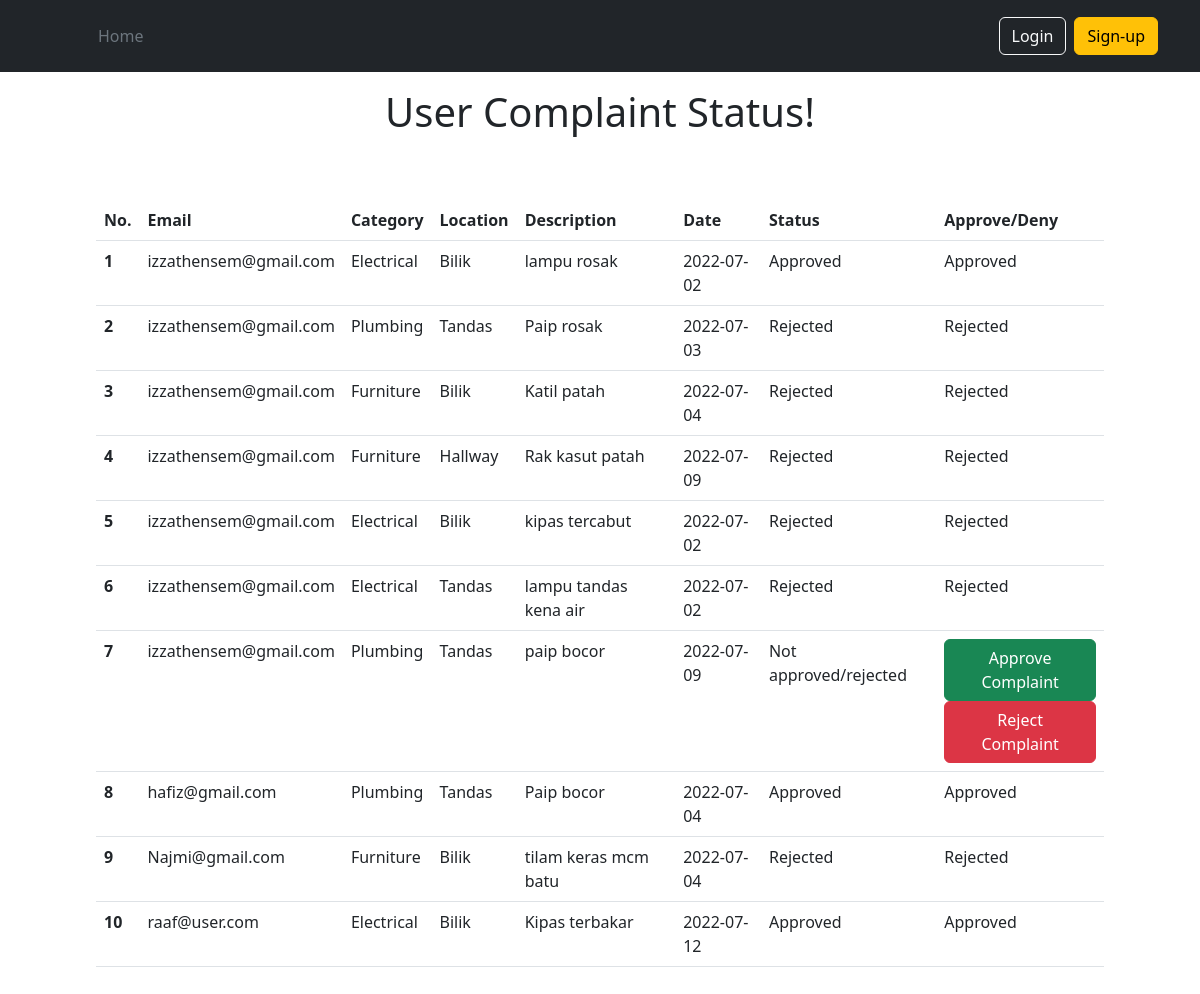
The app's page /officer/viewcomplaint.php with its own data.
### tables this page shows
CREATE TABLE `credentials` (
  `cred_id` int(10) NOT NULL,
  `email` varchar(255) NOT NULL,
  `password` varchar(255) NOT NULL,
  `usertype` int(5) NOT NULL
);

CREATE TABLE `complaints` (
  `comp_id` int(10) NOT NULL,
  `comp_cat` varchar(255) NOT NULL,
  `comp_loct` varchar(255) NOT NULL,
  `comp_desc` varchar(255) NOT NULL,
  `comp_date` date NOT NULL,
  `comp_status` int(10) DEFAULT NULL,
  `user_id` int(10) NOT NULL,
  `officer_id` int(10) DEFAULT NULL
);

### officer/viewcomplaint.php (the view, shortened to what this page needs)
<?php
    include("../inc/conn.php");
?>
<!DOCTYPE HTML>
<html>
    <head>
        <link href="https://cdn.jsdelivr.net/npm/bootstrap@5.2.0-beta1/dist/css/bootstrap.min.css" rel="stylesheet">
    </head>
    <body>
        <?php include "../inc/header.php" ?>
        <h1 class="py-3 text-center">User Complaint Status!</h1>
        <div class = "px-5">
            <div class="container px-5 my-5">
            <table class="table">
            <thead>
                <tr>
                <th scope="col">No.</th>
                <th scope="col">Email</th>
                <th scope="col">Category</th>
                <th scope="col">Location</th>
                <th scope="col">Description</th>
                <th scope="col">Date</th>
                <th scope="col">Status</th>
                <th scope="col">Approve/Deny</th>
                </tr>
            </thead>
            <tbody>
                <tr>
                    <?php
                    $viewsql ="SELECT c.comp_id, cr.email, c.comp_cat, c.comp_loct, c.comp_desc, c.comp_date, c.comp_status FROM complaints AS c JOIN users AS u ON c.user_id = u.user_id JOIN credentials as cr ON u.cred_id = cr.cred_id";
                    $run=mysqli_query($conn,$viewsql);
                    if(!is_bool($run)){
                        $compuser = mysqli_fetch_all($run);
                        if (sizeof($compuser)>0){
                            for($rowno=0; $rowno<sizeof($compuser);$rowno++ ){
                                echo "<tr>";
                                $compnum=$rowno+1;
                                echo "<th scope=\"row\">".$compnum."</th>";
                                $comp_id = $compuser[$rowno][0];
                                foreach($compuser[$rowno] as $colnum => $catcomp){
                                    if($colnum == 0) {
                                    } else if ($colnum == 6 ){
                                        if ($catcomp == null){
                                            $statusStr= "Not approved/rejected";
                                            echo "<td>$statusStr</td>";
                                            echo "<td><button type=\"button\" class=\"btn btn-success\" onclick=\"location.href='approvecomplaint.php?status=0&comp_id=".$comp_id."'\">Approve Complaint</button><br><button type=\"button\" class=\"btn btn-danger\" onclick=\"location.href='approvecomplaint.php?status=1&comp_id=".$comp_id."'\">Reject Complaint</button></td>";
                                        } else if($catcomp == 0){
                                            $statusStr = "Approved";
                                            echo "<td>$statusStr</td>";
                                            echo "<td>$statusStr</td>";
                                        } else if($catcomp == 1){
                                            $statusStr = "Rejected";
                                            echo "<td>$statusStr</td>";
                                            echo "<td>$statusStr</td>";
                                        }
                                    } else {
                                        echo "<td>$catcomp</td>";
                                    }
                                }
                                echo "</tr>";
                            }
                        } else {
                            echo "<tr>";
                            echo "<td style = \"text-align: center;\" colspan = \"5\">Doesn't Have Complaint Yet!</td>";
                            echo "</tr>";
                        }
                    } else {
                        echo "<tr>";
                        echo "<td style = \"text-align: center;\" colspan = \"5\">Error Occured</td>";
                        echo "</tr>";
                    }
                ?>
            </tbody>
            </table>
        </div>
    </body>
</html>

### records on screen
credentials: email "izzathensem@gmail.com"
complaints: comp_cat "Electrical", comp_loct "Bilik", comp_desc "lampu rosak", comp_date "2022-07-02", comp_status "Approved"
complaints: comp_cat "Plumbing", comp_loct "Tandas", comp_desc "Paip rosak", comp_date "2022-07-03", comp_status "Rejected"
complaints: comp_cat "Furniture", comp_loct "Bilik", comp_desc "Katil patah", comp_date "2022-07-04", comp_status "Rejected"
complaints: comp_cat "Furniture", comp_loct "Hallway", comp_desc "Rak kasut patah", comp_date "2022-07-09", comp_status "Rejected"
complaints: comp_cat "Electrical", comp_loct "Bilik", comp_desc "kipas tercabut", comp_date "2022-07-02", comp_status "Rejected"
complaints: comp_cat "Electrical", comp_loct "Tandas", comp_desc "lampu tandas kena air", comp_date "2022-07-02", comp_status "Rejected"
complaints: comp_cat "Plumbing", comp_loct "Tandas", comp_desc "paip bocor", comp_date "2022-07-09", comp_status "Not approved/rejected"
credentials: email "hafiz@gmail.com"
complaints: comp_cat "Plumbing", comp_loct "Tandas", comp_desc "Paip bocor", comp_date "2022-07-04", comp_status "Approved"
credentials: email "Najmi@gmail.com"
complaints: comp_cat "Furniture", comp_loct "Bilik", comp_desc "tilam keras mcm batu", comp_date "2022-07-04", comp_status "Rejected"
credentials: email "raaf@user.com"
complaints: comp_cat "Electrical", comp_loct "Bilik", comp_desc "Kipas terbakar", comp_date "2022-07-12", comp_status "Approved"

### other values on screen
$compnum "1"
$compnum "2"
$compnum "3"
$compnum "4"
$compnum "5"
$compnum "6"
$compnum "7"
$compnum "8"
$compnum "9"
$compnum "10"
